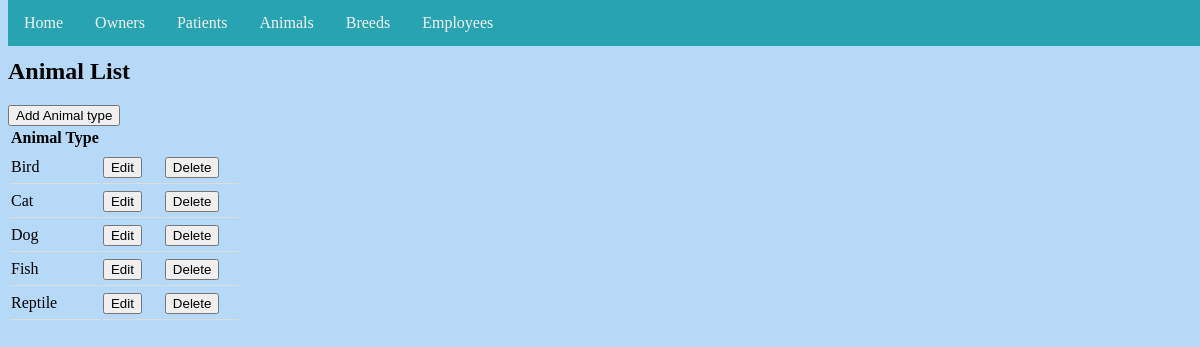
The page /patient/animal/list/ on the database its author committed.
### patient/models.py (models this page shows, shortened)
class Animal(models.Model):
    animal_type = models.CharField(max_length=200, default='Unkown')
    class Meta:
        ordering = ['animal_type']

### patient/views.py (the view)
# urls.py: path('animal/list/', views.AnimalList.as_view(), name='animallist'),
class AnimalList(ListView):
    model = Animal
    template_name = 'animal_list.html'

### templates/animal_list.html (shortened to what this page needs)
{% extends './base.html' %}
{% block content %}
<h2>Animal List</h2>
<a href="{% url 'patient:animalcreate' %}"><button class"btn">Add Animal type</button></a>
<table id="animals">
  <tr>
    <th>Animal Type</th>
    <th> </th>
    <th> </th>
  </tr>
    {% for animal in animal_list %}
  <tr>
    <td>{{ animal.animal_type }}</td>
    <td><a href="{% url 'patient:animalupdate' animal.id %}"><button>Edit</button></a></td>
    <td><a href="{% url 'patient:animaldelete' animal.id %}"><button>Delete</button></a></td>
  </tr>
  {% endfor %}
</table>
{% endblock %}

### static/css/style.css (style rules this page uses)
body { background-image: url("images/background.jpg"); background-repeat: no-repeat; background-color: #b5d9f6; background-position: center; background-size: cover; padding-top: 30px; height: 2000px; }
.owners th, td { text-align: left; padding-right: 20px; padding-top: 5px; padding-bottom: 5px; border-bottom: 1px solid #ddd; }

### rows shown on the page
Animal: animal_type "Bird"
Animal: animal_type "Cat"
Animal: animal_type "Dog"
Animal: animal_type "Fish"
Animal: animal_type "Reptile"
